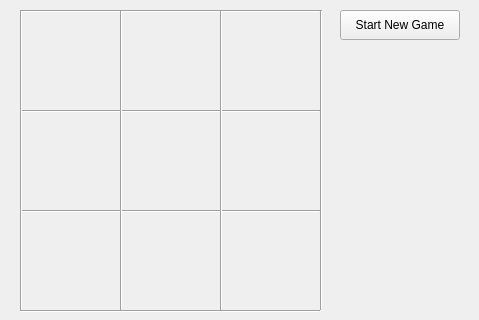
<?xml version="1.0" encoding="UTF-8"?>
<ui version="4.0">
 <class>Form</class>
 <widget class="QWidget" name="Form">
  <property name="windowModality">
   <enum>Qt::NonModal</enum>
  </property>
  <property name="geometry">
   <rect>
    <x>0</x>
    <y>0</y>
    <width>479</width>
    <height>320</height>
   </rect>
  </property>
  <property name="windowTitle">
   <string>Form</string>
  </property>
  <widget class="Line" name="line">
   <property name="geometry">
    <rect>
     <x>20</x>
     <y>10</y>
     <width>300</width>
     <height>3</height>
    </rect>
   </property>
   <property name="autoFillBackground">
    <bool>false</bool>
   </property>
   <property name="orientation">
    <enum>Qt::Horizontal</enum>
   </property>
  </widget>
  <widget class="Line" name="line_2">
   <property name="geometry">
    <rect>
     <x>20</x>
     <y>110</y>
     <width>300</width>
     <height>3</height>
    </rect>
   </property>
   <property name="orientation">
    <enum>Qt::Horizontal</enum>
   </property>
  </widget>
  <widget class="Line" name="line_3">
   <property name="geometry">
    <rect>
     <x>20</x>
     <y>210</y>
     <width>300</width>
     <height>3</height>
    </rect>
   </property>
   <property name="baseSize">
    <size>
     <width>2</width>
     <height>0</height>
    </size>
   </property>
   <property name="orientation">
    <enum>Qt::Horizontal</enum>
   </property>
  </widget>
  <widget class="Line" name="line_4">
   <property name="geometry">
    <rect>
     <x>20</x>
     <y>310</y>
     <width>300</width>
     <height>3</height>
    </rect>
   </property>
   <property name="orientation">
    <enum>Qt::Horizontal</enum>
   </property>
  </widget>
  <widget class="Line" name="line_5">
   <property name="geometry">
    <rect>
     <x>20</x>
     <y>10</y>
     <width>3</width>
     <height>300</height>
    </rect>
   </property>
   <property name="orientation">
    <enum>Qt::Vertical</enum>
   </property>
  </widget>
  <widget class="Line" name="line_6">
   <property name="geometry">
    <rect>
     <x>320</x>
     <y>10</y>
     <width>3</width>
     <height>300</height>
    </rect>
   </property>
   <property name="orientation">
    <enum>Qt::Vertical</enum>
   </property>
  </widget>
  <widget class="Line" name="line_7">
   <property name="geometry">
    <rect>
     <x>120</x>
     <y>10</y>
     <width>3</width>
     <height>300</height>
    </rect>
   </property>
   <property name="orientation">
    <enum>Qt::Vertical</enum>
   </property>
  </widget>
  <widget class="Line" name="line_8">
   <property name="geometry">
    <rect>
     <x>220</x>
     <y>10</y>
     <width>3</width>
     <height>300</height>
    </rect>
   </property>
   <property name="orientation">
    <enum>Qt::Vertical</enum>
   </property>
  </widget>
  <widget class="QPushButton" name="newGameButton">
   <property name="geometry">
    <rect>
     <x>340</x>
     <y>10</y>
     <width>120</width>
     <height>30</height>
    </rect>
   </property>
   <property name="text">
    <string>Start New Game</string>
   </property>
  </widget>
  <widget class="QWidget" name="gridLayoutWidget">
   <property name="geometry">
    <rect>
     <x>20</x>
     <y>10</y>
     <width>301</width>
     <height>301</height>
    </rect>
   </property>
   <layout class="QGridLayout" name="gridLayout"/>
  </widget>
 </widget>
 <resources/>
 <connections/>
</ui>
